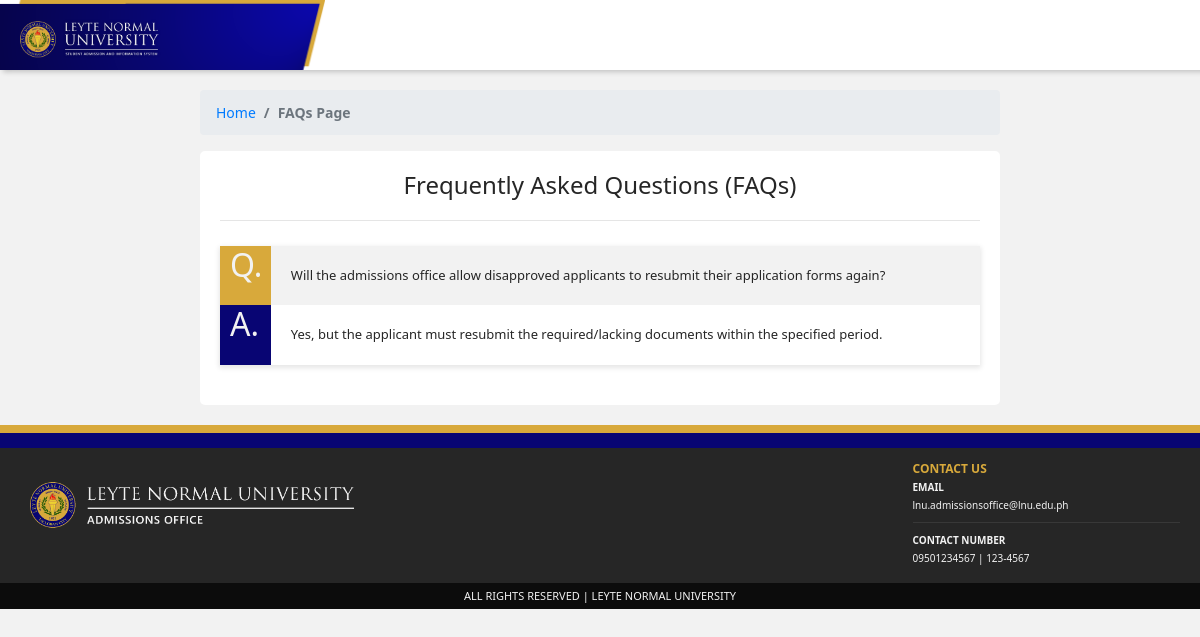
The page /pages/faqs.php on the database its author committed.
### tables this page shows
CREATE TABLE `tbl_faqs` (
  `id` int(11) NOT NULL,
  `question` text NOT NULL,
  `answer` text NOT NULL
);

### pages/faqs.php (the view, shortened to what this page needs)
<?php
	require 'backend/config/db_pdo.php';
	require 'backend/config/db_mysqli.php';
?>
<!DOCTYPE html>
<html>
<head>
		<link rel="stylesheet" type="text/css" href="assets/libs/bootstrap/css/bootstrap.min.css">
		<link rel="stylesheet" type="text/css" href="assets/libs/font-awesome/css/all.css">
		<link rel="stylesheet" type="text/css" href="assets/css/style.css">
</head>
<body>
	<nav class="navbar navbar-expand-sm student-navbar-main">
		<div class="student-navbar-logo-container">
			<a class="navbar-brand" href="index.php">
				<img src="assets/images/navbar_logo_main.png" class="logo">
			</a>
		</div>
	</nav>
	<div class="container-fluid" style="height: 100%;">
		<div class="row">
			<div class="col-md-2"></div>
			<div class="col-md-8 home" style="margin-bottom: 20px;">
				<div class="row">
					<div class="page-navigation">
						<ol class="breadcrumb">
	          				<li class="breadcrumb-item"><a href="index.php">Home</a></li>
	          				<li class="breadcrumb-item active">FAQs Page</li>
	        			</ol>
					</div>
				</div>
				<div class="row">
					<div class="home-container">
						<div class="faq-header" align="center">
							<h4 style="color: #262626;">Frequently Asked Questions (FAQs)</h4>
							<hr class="default-divider ml-auto">
						</div>
						<?php
							$queryFAQs = "SELECT * from tbl_faqs";
							$fetchFAQs = mysqli_query($connection, $queryFAQs);
							if($fetchFAQs){
								$numFAQs = mysqli_num_rows($fetchFAQs);
							}
							if($numFAQs > 0){
								$sqlFaq = $conn->prepare("SELECT * FROM tbl_faqs");
								$sqlFaq->execute();
								while($fetchFaq = $sqlFaq->fetch()){
							?>
								<div class="faq-card">
									<div class="faq-card-question">
										<div class="row">
											<div class="col-md-1 faq-card-question-header">
												<h2>Q.</h2>
											</div>
											<div class="col-md-11 faq-card-content">
												<p style="white-space: normal; word-break: break-all; margin: 10px 20px 10px 10px; font-size: 13px;"><?php echo $fetchFaq['question']?></p>
											</div>
										</div>
									</div>
									<div class="faq-card-answer">
										<div class="row">
											<div class="col-md-1 faq-card-answer-header">
												<h2>A.</h2>
											</div>
											<div class="col-md-11 faq-card-content">
												<p style="white-space: normal; word-break: break-all; margin: 10px 20px 10px 10px; font-size: 13px;"><?php echo $fetchFaq['answer']?></p>
											</div>
										</div>
									</div>
								</div>
							<?php
								}
							}else{
								echo "<p style='text-align: center'><i>FAQs not yet set, please contact the Admissions Office!</i></p>";
							}
						?>
					</div>
				</div>
			</div>
			<div class="col-md-2"></div>
		</div>
	</div>
	<div class="footer-container-main">
		<div class="student-footer-first"></div>
		<div class="student-footer-second"></div>
		<div class="student-footer-main">
			<div class="row">
				<div class="col-md-9">
					<div class="footer-logo-container">
						<img src="assets/images/footer_logo.png" class="footer-logo">
					</div>
				</div>
				<div class="col-md-3">
					<div class="footer-contact-container">
						<p class="footer-contact-header">CONTACT US</p>
						<p class="footer-contact-subheader">EMAIL</p>
						<p class="footer-contact-text">lnu.admissionsoffice@lnu.edu.ph</p>
						<hr class="footer-divider">
						<p class="footer-contact-subheader">CONTACT NUMBER</p>
						<p class="footer-contact-text">09501234567 | 123-4567</p>
					</div>
				</div>
			</div>
		</div>
		<div class="footer-subfooter">
			<p class="subfooter-text">ALL RIGHTS RESERVED | LEYTE NORMAL UNIVERSITY</p>
		</div>
	</div>
</body>
</html>

### pages/assets/css/style.css (style rules this page uses)
html { scroll-behavior: smooth; }
body { min-height: 100vh; width: 100%; display: flex; flex-direction: column; font-family: "Segoe UI", sans-serif; background-color: #F2F2F2; }
img { position: absolute; }
.default-divider { height: 5px; width: 100%; margin: 20px; color: #F2F2F2; }
.student-navbar-main { height: 70px; width: 100%; padding: 0px; background-color: #FFFFFF; box-shadow: 5px 0px 5px 2px rgba(0, 0, 0, 0.2); }
.student-navbar-logo-container { height: 100%; width: 150px; }
.navbar-brand { margin: 0px; padding: 0px 0px 5px 20px; }
.logo { width: 150px; z-index: 3; }
.page-navigation { width: 100%; margin-top: 20px; font-size: 14px; }
.breadcrumb-item.active { font-weight: 600; }
.home-container { height: auto; width: 100%; padding: 20px; border-radius: 5px; background-color: #FFFFFF; }
.faq-card { padding: 0px; margin-bottom: 20px; box-shadow: 0px 2px 5px 1px rgba(0, 0, 0, 0.1); }
.faq-card-content { padding: 10px; text-align: justify; font-size: 12px; color: #262626; }
.faq-card-question { height: auto; overflow: hidden; background-color: #F2F2F2; }
.faq-card-question-header { height: auto; width: 100%; margin: 0px; padding-left: 25px; color: #F2F2F2; background-color: #D8A93B; }
.faq-card-answer { height: auto; overflow: hidden; }
.faq-card-answer-header { height: auto; width: 100%; margin: 0px; padding-left: 25px; color: #F2F2F2; background-color: #080573; }
.footer-container-main { width: 100%; margin: 0px; padding: 0px; }
.student-footer-first { height: 8px; width: 100%; background-color: #D8A93B; }
.student-footer-second { height: 15px; width: 100%; background-color: #080573; }
.student-footer-main { height: 135px; width: 100%; padding: 20px; background-color: #262626; }
.footer-logo-container { height: 100%; width: 100%; margin-top: 10px; margin-left: 10px; }
.footer-logo { width: 40%; }
.footer-divider { background-color: #3E3E3E; }
.footer-contact-container { height: 100%; width: 100%; line-height: 0.2; }
.footer-contact-header { font-weight: 600; font-size: 12px; color: #D8A93B }
.footer-contact-subheader { font-weight: 600; font-size: 10px; color: #F2F2F2 }
.footer-contact-text { font-size: 10px; color: #F2F2F2 }
.footer-subfooter { height: auto; width: 100%; margin-top: auto; padding: 5px; text-align: center; color: #F2F2F2; background-color: #0C0C0C; }
.subfooter-text { margin: 0px; font-size: 11px; }

### rows shown on the page
tbl_faqs: question "Will the admissions office allow disapproved applicants to resubmit their application forms again?", answer "Yes, but the applicant must resubmit the required/lacking documents within the specified period."
